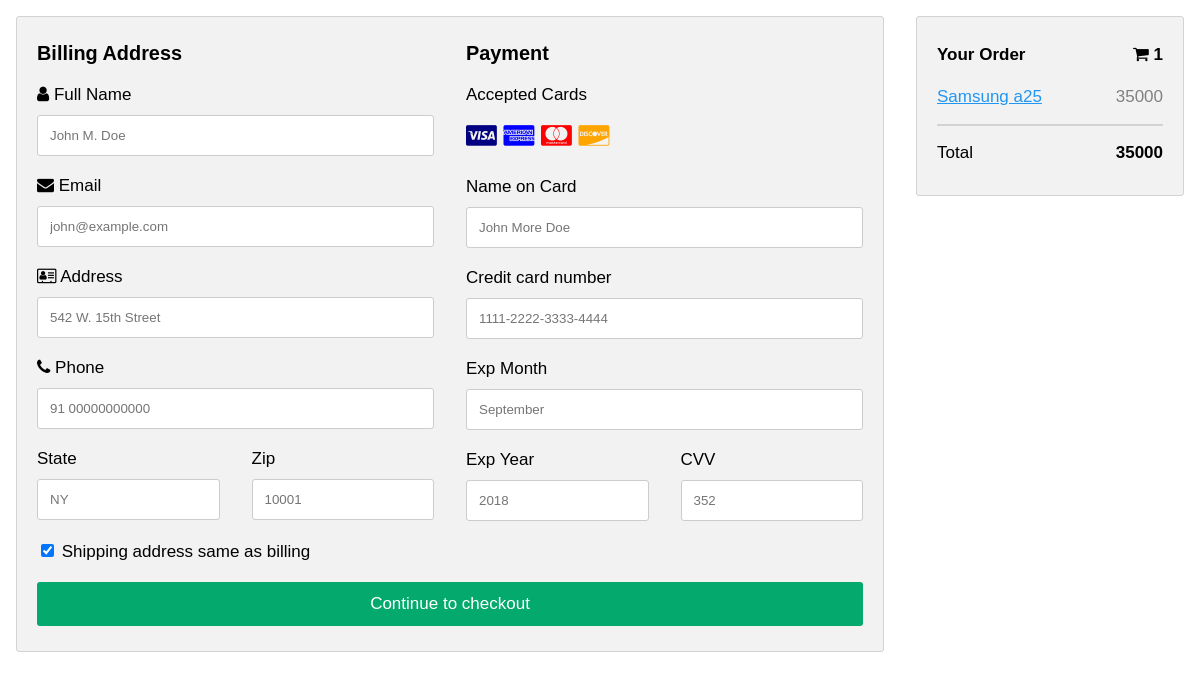
Page /orders/add/1/1 (signed in) on the earlier database version.
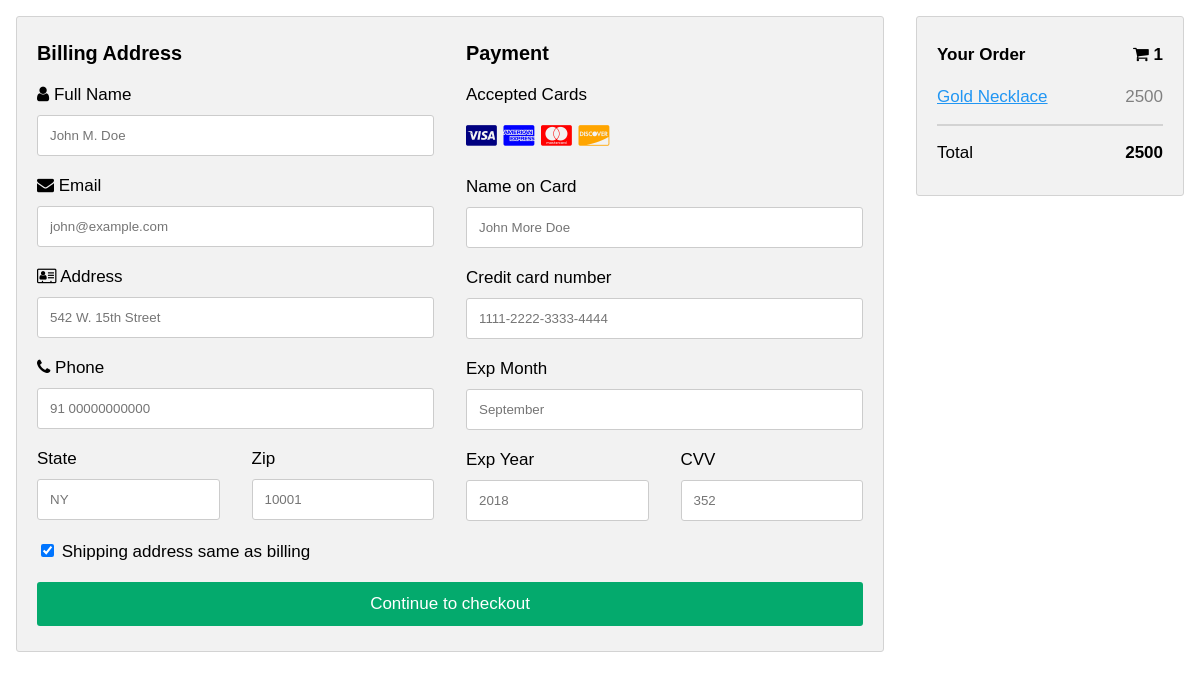
Same page on the later database version.
### api/models.py (models this page shows, shortened)
class Products(models.Model):
    name = models.CharField(max_length=200)
    price = models.PositiveIntegerField()
    description = models.CharField(max_length=200)
    category = models.CharField(max_length=200)
    image = models.ImageField(null=True, upload_to="images")

### customer/views.py (the view, shortened to what this page needs)
# urls.py: path("orders/add/<int:cid>/<int:pid>", views.OrderView.as_view(), name="place-order"),
@method_decorator(decs, name="dispatch")
class OrderView(TemplateView):
    template_name = "checkout.html"
    def get(self, request, *args,**kwargs ):
        pid = kwargs.get("pid")
        qs = Products.objects.get(id=pid)
        return render(request, "checkout.html", {"product":qs})

### customer/context_processors.py (called while the page is built)
def cart_count(request):
    if request.user.is_authenticated:
        count = Carts.objects.filter(user = request.user, status="In-cart").count()
    else:
        count = 0
    return {"count":count}

### customer/views.py (called while the page is built)
def signin_required(fn):
    def wrapper(request, *args, **kwargs):
        if not request.user.is_authenticated:
            messages.error(request, "Invalid session")
            return redirect("signin")
        else:
            return fn(request, *args, **kwargs)
    return wrapper

### customer/templates/checkout.html (shortened to what this page needs)
<!DOCTYPE html>
<html>
<head>
<link rel="stylesheet" href="https://cdnjs.cloudflare.com/ajax/libs/font-awesome/4.7.0/css/font-awesome.min.css">
</head>
<body>
<div class="row">
  <div class="col-75">
    <div class="container">
      <form action="", method="post">
        <div class="row">
          <div class="col-50">
            <h3>Billing Address</h3>
            <label for="fname"><i class="fa fa-user"></i> Full Name</label>
            <input type="text" id="fname" name="firstname" placeholder="John M. Doe">
            <label for="email"><i class="fa fa-envelope"></i> Email</label>
            <input type="text" id="email" name="email" placeholder="john@example.com">
            <label for="adr"><i class="fa fa-address-card-o"></i> Address</label>
            <input type="text" id="adr" name="address" placeholder="542 W. 15th Street">
            <label for="city"><i class="fa fa-phone"></i> Phone</label>
            <input type="text" id="city" name="mobile" placeholder="91 00000000000">
            <div class="row">
              <div class="col-50">
                <label for="state">State</label>
                <input type="text" id="state" name="state" placeholder="NY">
              </div>
              <div class="col-50">
                <label for="zip">Zip</label>
                <input type="text" id="zip" name="zip" placeholder="10001">
              </div>
            </div>
          </div>
          <div class="col-50">
            <h3>Payment</h3>
            <label for="fname">Accepted Cards</label>
            <div class="icon-container">
              <i class="fa fa-cc-visa" style="color:navy;"></i>
              <i class="fa fa-cc-amex" style="color:blue;"></i>
              <i class="fa fa-cc-mastercard" style="color:red;"></i>
              <i class="fa fa-cc-discover" style="color:orange;"></i>
            </div>
            <label for="cname">Name on Card</label>
            <input type="text" id="cname" name="cardname" placeholder="John More Doe">
            <label for="ccnum">Credit card number</label>
            <input type="text" id="ccnum" name="cardnumber" placeholder="1111-2222-3333-4444">
            <label for="expmonth">Exp Month</label>
            <input type="text" id="expmonth" name="expmonth" placeholder="September">
            <div class="row">
              <div class="col-50">
                <label for="expyear">Exp Year</label>
                <input type="text" id="expyear" name="expyear" placeholder="2018">
              </div>
              <div class="col-50">
                <label for="cvv">CVV</label>
                <input type="text" id="cvv" name="cvv" placeholder="352">
              </div>
            </div>
          </div>
        </div>
        <label>
          <input type="checkbox" checked="checked" name="sameadr"> Shipping address same as billing
        </label>
        <input type="submit" value="Continue to checkout" class="btn">
      </form>
    </div>
  </div>
  <div class="col-25">
    <div class="container">
      <h4>Your Order <span class="price" style="color:black"><i class="fa fa-shopping-cart"></i> <b>1</b></span></h4>
      <p><a href="#">{{product.name}}</a> <span class="price">{{product.price}}</span></p>
      <hr>
      <p>Total <span class="price" style="color:black"><b>{{product.price}}</b></span></p>
    </div>
  </div>
</div>
</body>
</html>

Differences in the rows shown:
changed Products: name "Samsung a25" → "Gold Necklace"; price "35000" → "2500"
